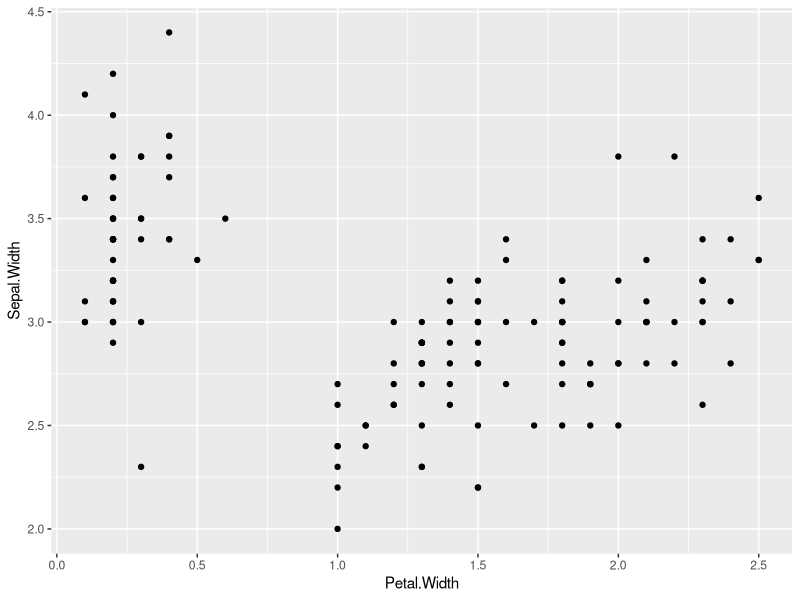
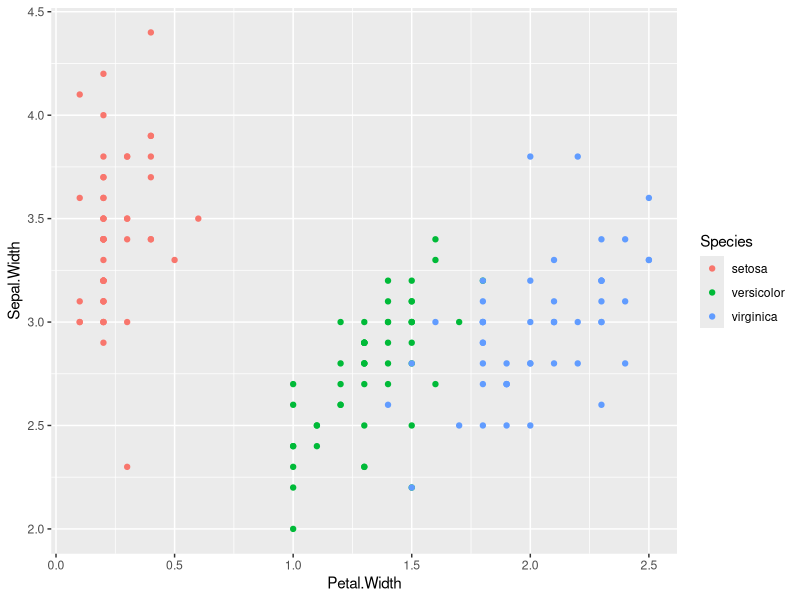
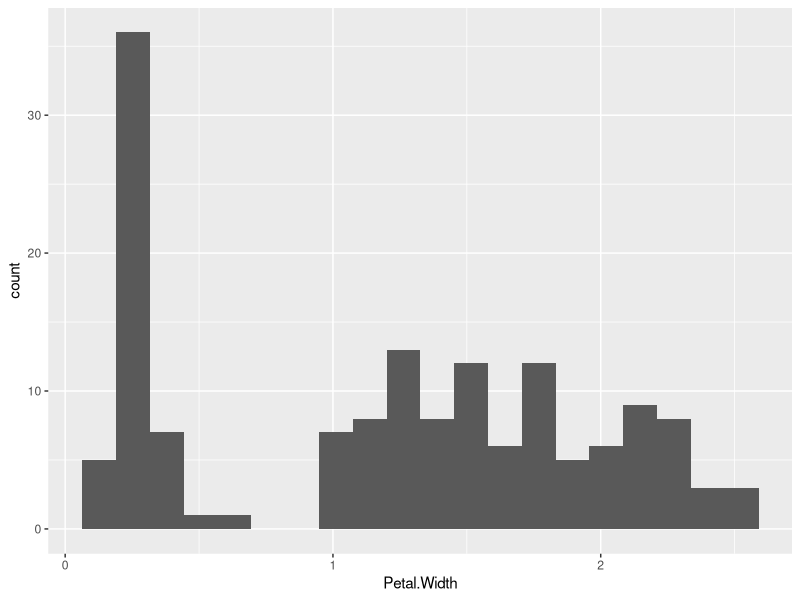
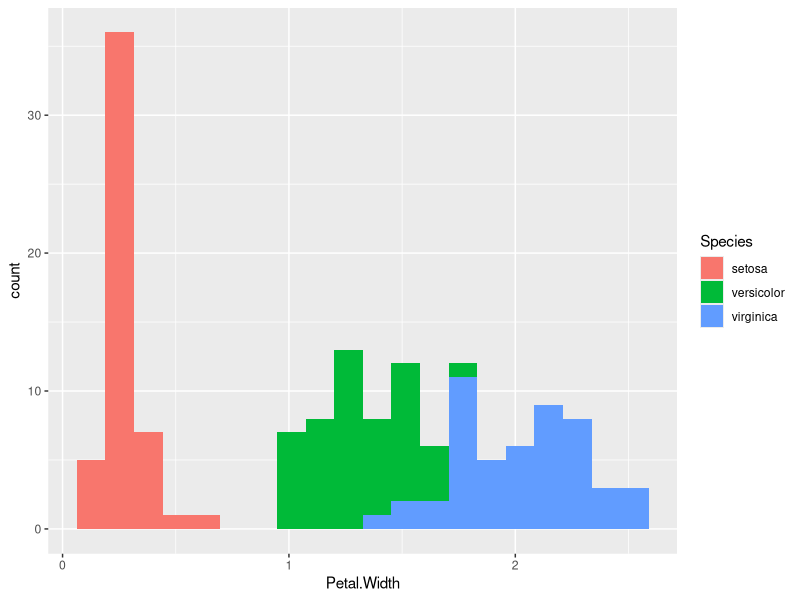
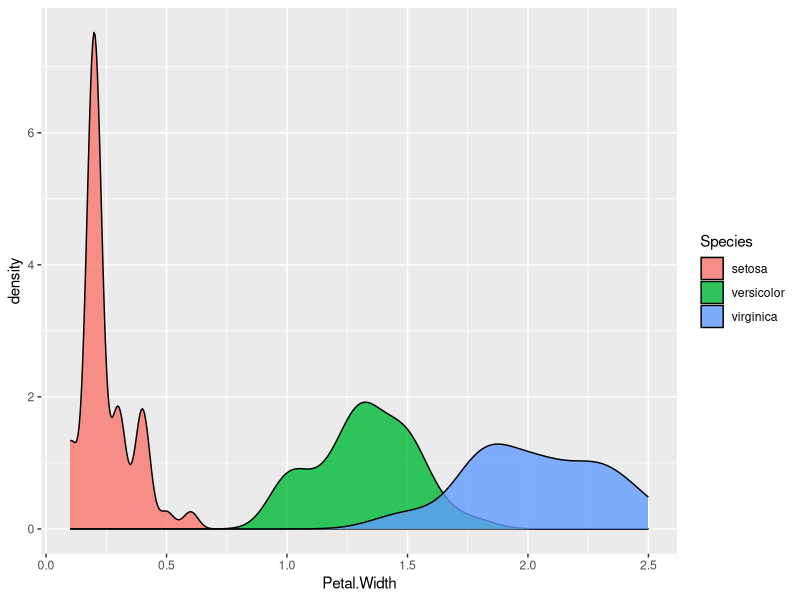
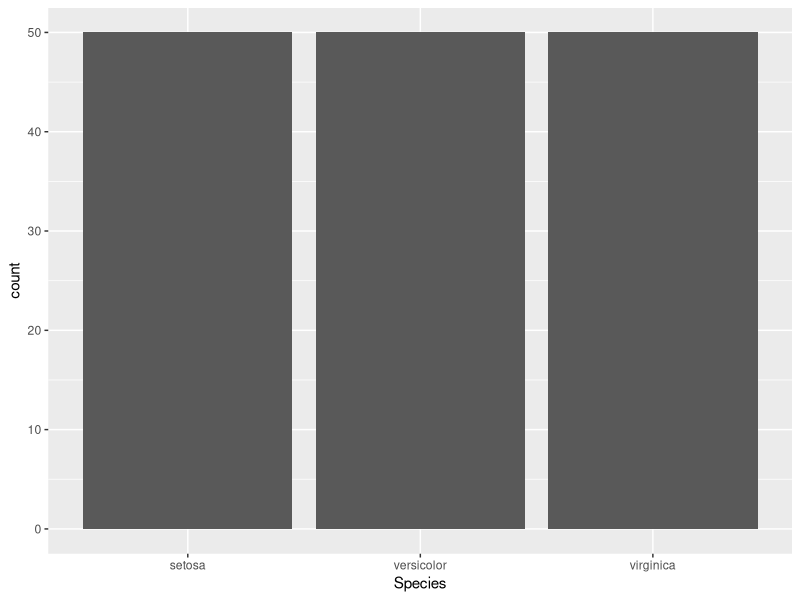
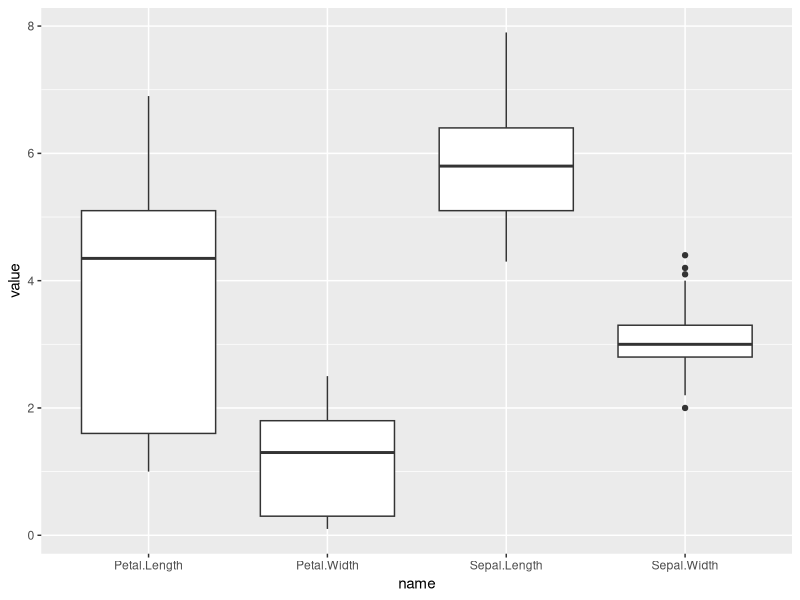
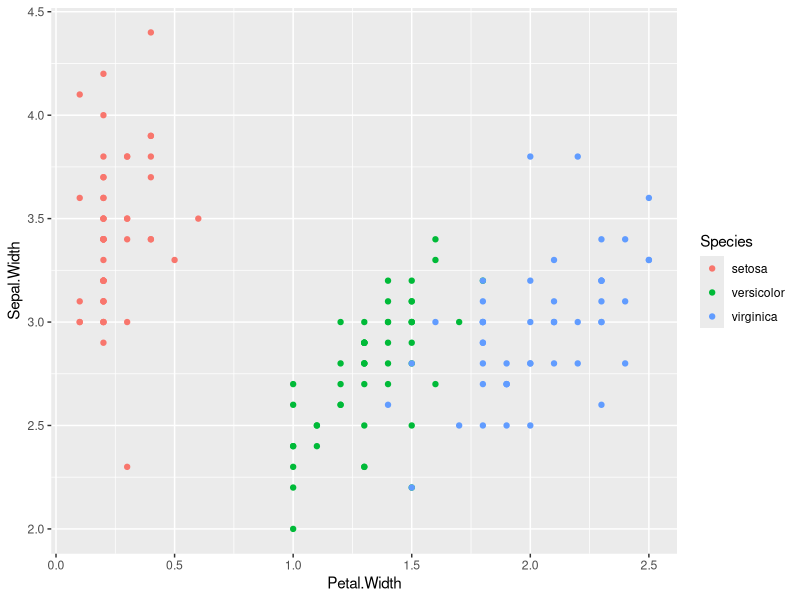

Write R code to recreate these figures, in order.
#' ---
#' title: "An extremely short introduction to ggplot"
#' author: "Michael Hahsler"
#' output:
#'  html_document:
#'    toc: true
#'    theme: yeti
#'    highlight: zenburn
#' ---

#' ## Introduction to ggplot2
#'
#' The package `ggplot2` implements the ideas introduced by Leland Wilkinson in the book [The Grammar of Graphics](https://www.springer.com/statistics/computational/book/978-0-387-24544-7). 
#' The idea is that every graph is built from the same basic components:
#' 
#' - Data
#' - Variable transformations (e.g., counting)
#' - Scale transformations (e.g., a linear or a log scale, color scales)
#' - Coordinate system (default is Cartesian coordinates)
#' - Elements: graphs (e.g., points) and their aesthetic attributes (e.g., color)
#' - Guides (e.g., axes and legends)
#'
#' In `ggplot2`, the components are combined using the `+` operator.
#' 
#' > `ggplot(data, mapping = aes(x = ..., y = ..., color = ...)) +`
#' > `geom_point()`
#'
#' `...` are column names in the `data.frame` or `tibble` `data`.  Each `geom_X` defines an element and uses a `stat_Y` function (variable transformation) to calculate what is visualizes. For example,
#' `geom_bar` uses `stat_count` to create a bar chart by counting how often each value appears in the data (see `? geom_bar`). `geom_point` just uses the stat `"identity"` to display the points using the coordinates as they are.
#' Scales, the coordinate system and guides are added automatically and can be changed by adding them as a new component to the end of the call.
#'
#' RStudio's [Data Visualization Cheat Sheet](https://github.com/rstudio/cheatsheets/raw/master/data-visualization-2.1.pdf) offers a comprehensive overview of available components. A good introduction
#' can be found in the [Chapter on Data Visualization](https://r4ds.had.co.nz/data-visualisation.html) of the free book [R for Data Science](https://r4ds.had.co.nz).
#'
#' ## Plots
library(tidyverse)

data(iris)
iris <- as_tibble(iris)
iris

#' ### Scatterplot
ggplot(iris, aes(x = Petal.Width, y = Sepal.Width)) + geom_point()

#' Color by species
ggplot(iris, aes(x = Petal.Width, y = Sepal.Width, color = Species)) + geom_point()

#' ### Histogram
ggplot(iris, aes(Petal.Width)) + geom_histogram(bins = 20)

#' Color by species
ggplot(iris, aes(Petal.Width, fill = Species)) + geom_histogram(bins = 20)

#' Density instead of counts
ggplot(iris, aes(Petal.Width, fill = Species)) + geom_density(alpha = .8)

#' ### Barplot
#'
#' Barplots count! Each `geom_` has a `stat_` associates. `geom_bar` uses `stat_count` (see `? geom_bar`).
ggplot(iris, aes(Species)) + geom_bar()

#' ### Boxplot
#' 
#' To compare different species, we have to convert the data into long format (only one value per row).
iris_long <- iris %>% mutate(id = row_number()) %>% pivot_longer(1:4)

iris_long

ggplot(iris_long, aes(name, value)) + geom_boxplot()

#' ## Colors and Themes
#'
#' Everything that changes with the data needs to go in the `aes()` in `ggplot()`. 
#' For example, do not put color into `geom_point()` unless you want all point having the same color.

ggplot(iris, aes(x = Petal.Width, y = Sepal.Width, color = Species)) + geom_point()

#' Use a different color scheme
library(viridis)
ggplot(iris, aes(x = Petal.Width, y = Sepal.Width, color = Species)) + geom_point() +
  scale_color_viridis(discrete=TRUE)

#' You need to distinguish between discrete (for factors) and continuous scales. You can apply scales to color and fill (i.e, `scale_color_*` and `scale_fill_*`).
#' 
#' Themes let you change the look of your plots.
ggplot(iris, aes(x = Petal.Width, y = Sepal.Width, color = Species)) + geom_point() +
  theme_minimal()

ggplot(iris, aes(x = Petal.Width, y = Sepal.Width, color = Species)) + geom_point() +
  theme_linedraw() + scale_color_grey()

#' ## Facets
#' 
#' Group plot by a discrete variable
ggplot(iris, aes(x = Petal.Width, y = Sepal.Width)) + geom_point() + 
  facet_grid(cols = vars(Species)) 
